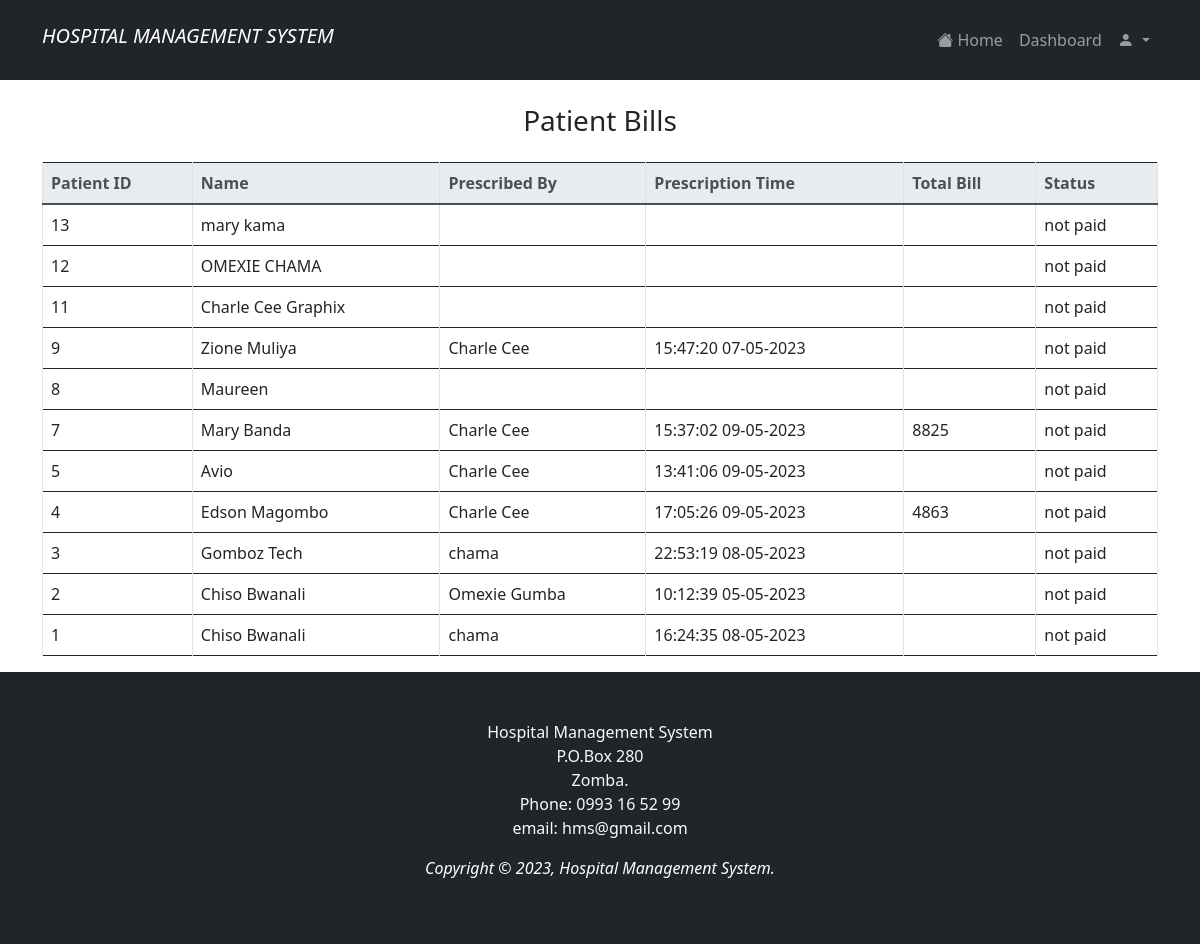
The page /bills.php on the database its author committed.
### tables this page shows
CREATE TABLE `patient` (
  `id` int(11) NOT NULL,
  `name` varchar(100) NOT NULL,
  `date` date NOT NULL,
  `gender` varchar(10) NOT NULL,
  `age` int(2) NOT NULL,
  `phoneNumber` int(10) NOT NULL,
  `district` varchar(100) NOT NULL,
  `village` varchar(100) NOT NULL,
  `residential` varchar(100) NOT NULL,
  `others` text DEFAULT NULL,
  `symptoms` text DEFAULT NULL,
  `history` text DEFAULT NULL,
  `prescribed_by` text DEFAULT NULL,
  `prescribed_on` text DEFAULT NULL,
  `total_bills` int(15) DEFAULT NULL,
  `status` text NOT NULL DEFAULT 'not paid'
);

### bills.php (the view, shortened to what this page needs)
<!DOCTYPE html>
<html>
<head>
	<link rel="stylesheet" href="https://maxcdn.bootstrapcdn.com/bootstrap/4.5.2/css/bootstrap.min.css">
</head>
<body>
<?php
            include "anavbar.php";
        ?>
	<div class="container">
		<h3 class="my-4 text-center">Patient Bills</h3>	<div class="table-responsive">
		<table class="table table-bordered">
			<thead class="thead-light">
				<tr>
					<th>Patient ID</th>
					<th>Name</th>
					<th>Prescribed By</th>
					<th>Prescription Time</th>
                    <th>Total Bill</th>
                    <th>Status</th>
				</tr>
			</thead>
			<tbody>
				<?php
				$conn = new mysqli("localhost", "root", "", "hms");
				$sql = "SELECT * FROM patient ORDER BY id DESC";
				$result = $conn->query($sql);
				if ($result->num_rows > 0) {
					while ($row = $result->fetch_assoc()) {
						echo "<tr>";
						echo "<td>" . $row["id"] . "</td>";
						echo "<td>" . $row["name"] . "</td>";
						echo "<td>" . $row["prescribed_by"] . "</td>";
						echo "<td>" . $row["prescribed_on"] . "</td>";
                        echo "<td>" . $row["total_bills"] . "</td>";
                        echo "<td>" . $row["status"] . "</td>";
						echo "</tr>";
					}
				} else {
					echo "<tr><td colspan='12' class='text-center'>No patients found</td></tr>";
				}
				?>
			</tbody>
		</table>
	</div>
</div>
   <?php
            include "footer.php";
        ?>
</body>
</html>

### anavbar.php (shortened to what this page needs)
<!doctype html>
<html lang="en">
    <head>
        <link rel="stylesheet" href="https://cdn.jsdelivr.net/npm/bootstrap-icons@1.3.0/font/bootstrap-icons.css">
        <link rel="stylesheet" href="style.css"/>
        <link rel="stylesheet" href="bootstrap-5.0.0/css/bootstrap.min.css"/>
    </head>
    <body>
        <nav class="navbar navbar-expand-lg bg-dark navbar-dark py-3">
            <div class="container">
                <h5 class="navbar-brand"><i>HOSPITAL MANAGEMENT SYSTEM</i></h5>
                <div class="collapse navbar-collapse" id="navmenu">
                    <ul class="navbar-nav ms-auto">
                        <li class="nav-item">
                            <a href="home.php" class="nav-link bi bi-house-fill"> Home</a>
                        </li>
                        <li class="nav-item">
                            <a href="dashboard.php" class="nav-link"> Dashboard</a>
                        </li>
                        <li class="nav-item dropdown">
                            <a class="nav-link dropdown-toggle bi bi-person-fill" href="#" role="button" data-bs-toggle="dropdown" aria-expanded="false">
                            <?php echo $_SESSION['uname']; ?></a>
                        </li>
                    </ul>
                </div>
            </div>
        </nav>
    </body>
</html>

### footer.php (shortened to what this page needs)
<!doctype html>
<html lang="en">
    <head>
        <link rel="stylesheet" href="https://cdn.jsdelivr.net/npm/bootstrap-icons@1.3.0/font/bootstrap-icons.css">
        <link rel="stylesheet" href="style.css"/>
        <link rel="stylesheet" href="bootstrap-5.0.0/css/bootstrap.min.css"/>
    </head>
    <body>
        <section class="p-5 text-center bg-dark text-light">
            <div class="row align-items-center justify-content-between">
                <div class="col-sm">
                    <p> Hospital Management System <br/>
                        P.O.Box 280 <br/>
                        Zomba. <br/>
                        Phone: 0993 16 52 99 <br/>
                        email: hms@gmail.com
                    </p>
                </div>
            </div>
            <div class="bg-dark text-white text-center position-relative">
            <p class=""><i>Copyright &copy; <?php echo date("Y"); ?>, Hospital Management System.</i></p>
</div>
        </section>
    </body>
</html>

### style.css (style rules this page uses)
body { margin: 0; padding: 0; background-size: 100%; font-family: sans-serif; }

### rows shown on the page
patient: id "13", name "mary kama", status "not paid"
patient: id "12", name "OMEXIE CHAMA", status "not paid"
patient: id "11", name "Charle Cee Graphix", status "not paid"
patient: id "9", name "Zione Muliya", prescribed_by "Charle Cee", prescribed_on "15:47:20 07-05-2023", status "not paid"
patient: id "8", name "Maureen", status "not paid"
patient: id "7", name "Mary Banda", prescribed_by "Charle Cee", prescribed_on "15:37:02 09-05-2023", total_bills "8825", status "not paid"
patient: id "5", name "Avio", prescribed_by "Charle Cee", prescribed_on "13:41:06 09-05-2023", status "not paid"
patient: id "4", name "Edson Magombo", prescribed_by "Charle Cee", prescribed_on "17:05:26 09-05-2023", total_bills "4863", status "not paid"
patient: id "3", name "Gomboz Tech", prescribed_by "chama", prescribed_on "22:53:19 08-05-2023", status "not paid"
patient: id "2", name "Chiso Bwanali", prescribed_by "Omexie Gumba", prescribed_on "10:12:39 05-05-2023", status "not paid"
patient: id "1", name "Chiso Bwanali", prescribed_by "chama", prescribed_on "16:24:35 08-05-2023", status "not paid"
